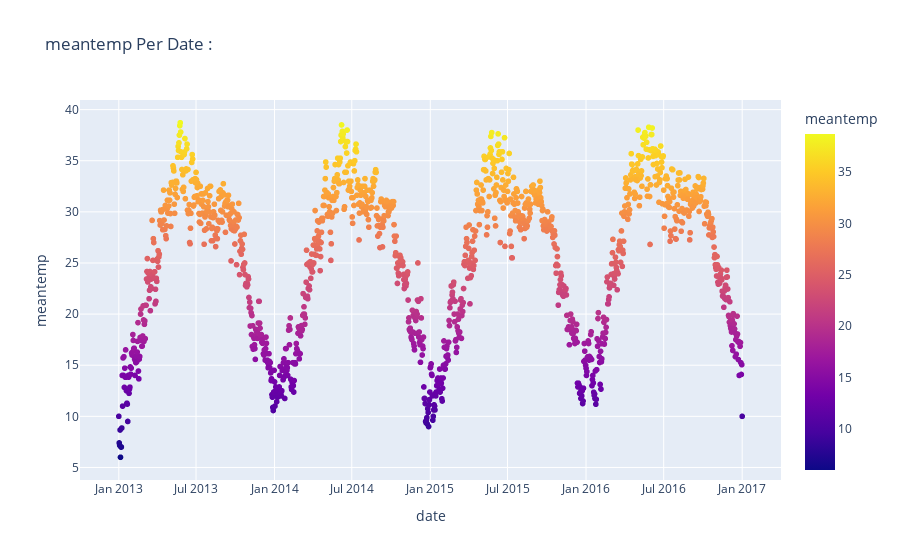
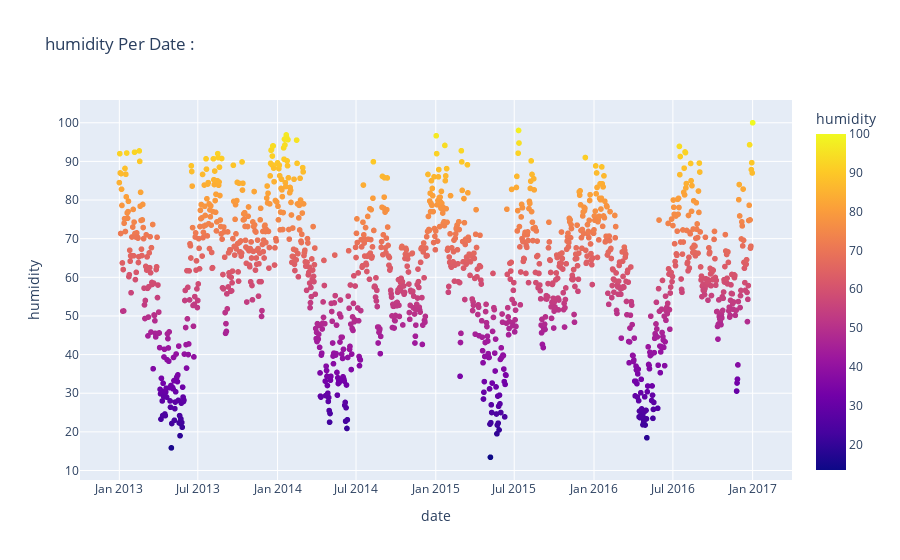
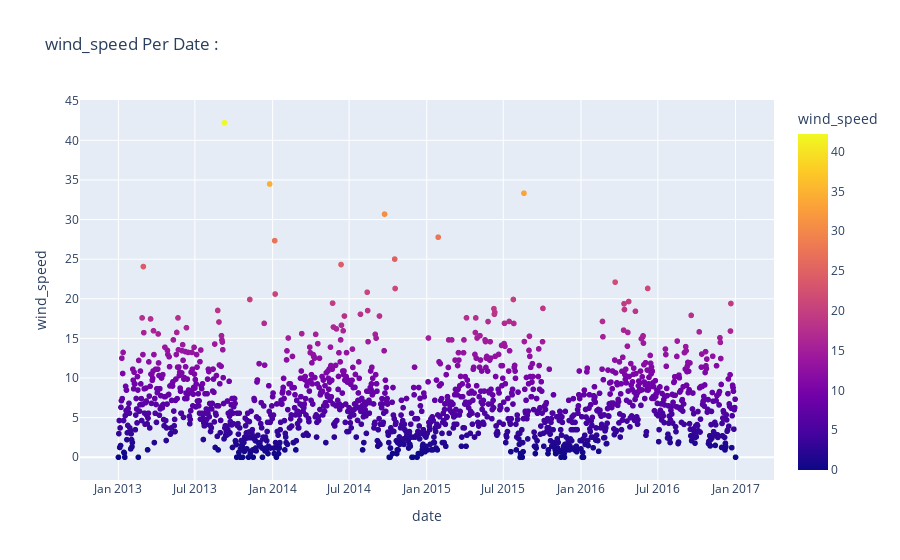
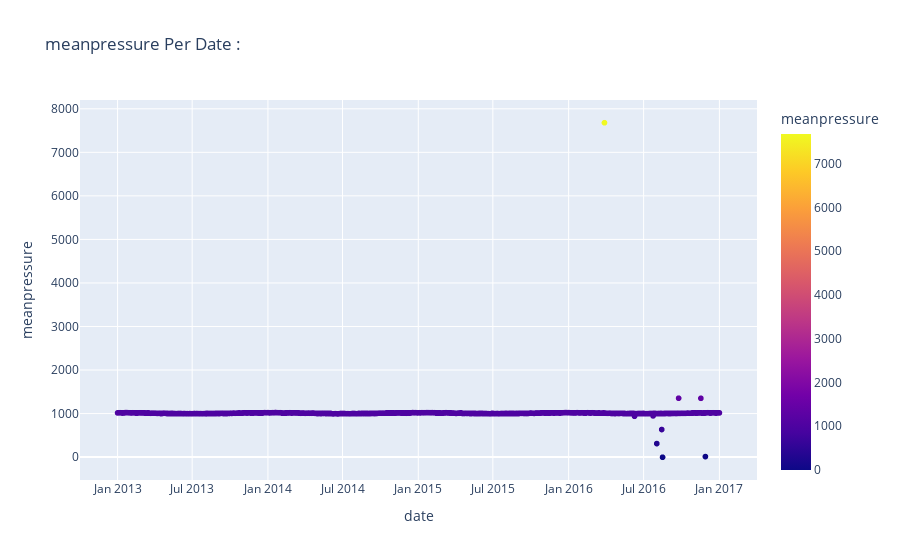

Source (notebook cell) for these figures, in order:
### Markdown cell above
### Data Visualize Representation

### Code cell
import plotly.express as px

featureIteam = ["meantemp", "humidity","wind_speed","meanpressure"]


for n in range(0,len(featureIteam)):
    figure = px.scatter(data_frame=data, 
                        x=data['date'], 
                        y=data[f'{featureIteam[n]}'],
                        title=f"{featureIteam[n]} Per Date :",
                        color=f"{featureIteam[n]}")
    figure.show()

### Figure 1 — Plotly figure (JSON) as saved in the notebook; plotly's stock layout.template omitted (floating-point values rounded to 4 significant figures; data arrays with more than 128 entries replaced by an {"elided": "..."} marker saying what was removed)
{"data": [{"hovertemplate": "date=%{x}<br>meantemp=%{marker.color}<extra></extra>", "legendgroup": "", "marker": {"color": {"elided": "1462 float values"}, "coloraxis": "coloraxis", "symbol": "circle"}, "mode": "markers", "name": "", "showlegend": false, "type": "scattergl", "x": {"elided": "1462 str values"}, "xaxis": "x", "y": {"elided": "1462 float values"}, "yaxis": "y"}], "layout": {"coloraxis": {"colorbar": {"title": {"text": "meantemp"}}, "colorscale": [[0, "#0d0887"], [0.1111, "#46039f"], [0.2222, "#7201a8"], [0.3333, "#9c179e"], [0.4444, "#bd3786"], [0.5556, "#d8576b"], [0.6667, "#ed7953"], [0.7778, "#fb9f3a"], [0.8889, "#fdca26"], [1, "#f0f921"]]}, "legend": {"tracegroupgap": 0}, "title": {"text": "meantemp Per Date :"}, "xaxis": {"anchor": "y", "domain": [0, 1], "title": {"text": "date"}}, "yaxis": {"anchor": "x", "domain": [0, 1], "title": {"text": "meantemp"}}}}

### Figure 2 — Plotly figure (JSON) as saved in the notebook; plotly's stock layout.template omitted (floating-point values rounded to 4 significant figures; data arrays with more than 128 entries replaced by an {"elided": "..."} marker saying what was removed)
{"data": [{"hovertemplate": "date=%{x}<br>humidity=%{marker.color}<extra></extra>", "legendgroup": "", "marker": {"color": {"elided": "1462 float values"}, "coloraxis": "coloraxis", "symbol": "circle"}, "mode": "markers", "name": "", "showlegend": false, "type": "scattergl", "x": {"elided": "1462 str values"}, "xaxis": "x", "y": {"elided": "1462 float values"}, "yaxis": "y"}], "layout": {"coloraxis": {"colorbar": {"title": {"text": "humidity"}}, "colorscale": [[0, "#0d0887"], [0.1111, "#46039f"], [0.2222, "#7201a8"], [0.3333, "#9c179e"], [0.4444, "#bd3786"], [0.5556, "#d8576b"], [0.6667, "#ed7953"], [0.7778, "#fb9f3a"], [0.8889, "#fdca26"], [1, "#f0f921"]]}, "legend": {"tracegroupgap": 0}, "title": {"text": "humidity Per Date :"}, "xaxis": {"anchor": "y", "domain": [0, 1], "title": {"text": "date"}}, "yaxis": {"anchor": "x", "domain": [0, 1], "title": {"text": "humidity"}}}}

### Figure 3 — Plotly figure (JSON) as saved in the notebook; plotly's stock layout.template omitted (floating-point values rounded to 4 significant figures; data arrays with more than 128 entries replaced by an {"elided": "..."} marker saying what was removed)
{"data": [{"hovertemplate": "date=%{x}<br>wind_speed=%{marker.color}<extra></extra>", "legendgroup": "", "marker": {"color": {"elided": "1462 float values"}, "coloraxis": "coloraxis", "symbol": "circle"}, "mode": "markers", "name": "", "showlegend": false, "type": "scattergl", "x": {"elided": "1462 str values"}, "xaxis": "x", "y": {"elided": "1462 float values"}, "yaxis": "y"}], "layout": {"coloraxis": {"colorbar": {"title": {"text": "wind_speed"}}, "colorscale": [[0, "#0d0887"], [0.1111, "#46039f"], [0.2222, "#7201a8"], [0.3333, "#9c179e"], [0.4444, "#bd3786"], [0.5556, "#d8576b"], [0.6667, "#ed7953"], [0.7778, "#fb9f3a"], [0.8889, "#fdca26"], [1, "#f0f921"]]}, "legend": {"tracegroupgap": 0}, "title": {"text": "wind_speed Per Date :"}, "xaxis": {"anchor": "y", "domain": [0, 1], "title": {"text": "date"}}, "yaxis": {"anchor": "x", "domain": [0, 1], "title": {"text": "wind_speed"}}}}

### Figure 4 — Plotly figure (JSON) as saved in the notebook; plotly's stock layout.template omitted (floating-point values rounded to 4 significant figures; data arrays with more than 128 entries replaced by an {"elided": "..."} marker saying what was removed)
{"data": [{"hovertemplate": "date=%{x}<br>meanpressure=%{marker.color}<extra></extra>", "legendgroup": "", "marker": {"color": {"elided": "1462 float values"}, "coloraxis": "coloraxis", "symbol": "circle"}, "mode": "markers", "name": "", "showlegend": false, "type": "scattergl", "x": {"elided": "1462 str values"}, "xaxis": "x", "y": {"elided": "1462 float values"}, "yaxis": "y"}], "layout": {"coloraxis": {"colorbar": {"title": {"text": "meanpressure"}}, "colorscale": [[0, "#0d0887"], [0.1111, "#46039f"], [0.2222, "#7201a8"], [0.3333, "#9c179e"], [0.4444, "#bd3786"], [0.5556, "#d8576b"], [0.6667, "#ed7953"], [0.7778, "#fb9f3a"], [0.8889, "#fdca26"], [1, "#f0f921"]]}, "legend": {"tracegroupgap": 0}, "title": {"text": "meanpressure Per Date :"}, "xaxis": {"anchor": "y", "domain": [0, 1], "title": {"text": "date"}}, "yaxis": {"anchor": "x", "domain": [0, 1], "title": {"text": "meanpressure"}}}}
